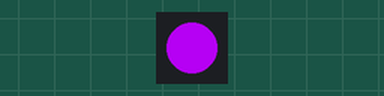
Recording of a sketch running on a simulated Arduino Uno, built with avr-gcc and run on an emulated ATmega328P. On the bench: 1 RGB LEDs in strip order, left to right. Dim RGB values are drawn brighter than linear; the strip is taken to match the declared colour order; random numbers use the default seed unless the sketch sets one.

Above: at 0.2 s.
At 26.38 s:
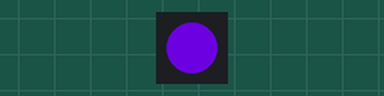
Timing chart, 0 to 40.0 s (numbered marks = the images above):
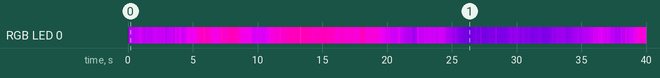

The sketch:

fairies.ino
```cpp
#include <Adafruit_NeoPixel.h>

// change this one later i guess?
#define LED_PIN 0
// remove this one later i guess?
#define PIXELS 1

#define SPEED 50 // how many ms to sleep between each color update

#define HOVER_POS_MIN 2 // min input to color gradient function
#define HOVER_POS_MAX 180 // max input to color gradient fnction
#define HOVER_STR_MAX 4 // max amt to influence position in color gradient per update (any direction)
uint8_t index = 130; // where in the gradient to start (should be inside HOVER_POS bounds)

#define FLARE_STR_MAX 2 // max amt to influece flare meter (any direction)
#define FLARE_THRESHOLD 30 // what value of flare meter that sets off a flare
#define FLARE_RESET 5 // where to reset flare meter after a flare's been set off
#define FLARE_EXTRA 25 // how much brighter is the flare
uint8_t flare_ticker = 10;

Adafruit_NeoPixel pixels(PIXELS, LED_PIN, NEO_RGB + NEO_KHZ800);

/*
 * Define color maps for R, G and B respectively. We can't store entire tables (no room) but it's possible to
 * store the points at least, and interpolate in real time. The arrays go like this: a position followed by a value,
 * repeating. so {0,0,255,255} would be a linear rise, {0,255,255,0} would be a linear fall,
 * {0,0, 128,255, 255,0} would be like a "triangle" /\ and so forth. The channels don't have to have their
 * points at the same places.
 *
 */
// must be of even and >= 4 length
uint8_t redData[] = {0, 0,
                     36, 0,
                     72, 51,
                     108, 106,
                     144, 195,
                     180, 255,
                     255, 255
                     };
uint8_t greenData[] = {0, 0,
                     36, 4,
                     72, 0,
                     144, 0,
                     180, 0, //180, 46,
                     216, 46, //216, 145,
                     255, 145
                     };
uint8_t blueData[] = {0, 0,
                     36, 77,
                     72, 131,
                     108, 189,
                     144, 233,
                     180, 183,
                     255, 183
                     };

// good old lerp to find a point on the line between two values
uint8_t lerp(uint8_t x1, uint8_t y1, uint8_t x2, uint8_t y2, uint8_t t) {
  float normalT = (t - x1) / (float)(x2 - x1);
  float inversT = 1 - normalT;
  // float lerp = (inversT * y1) + (normalT * y2);
  float lerp = y1 + (normalT * (y2 - y1));
  return (uint8_t) lerp;
}

/*
 * Find the value in "table" that corresponds to "position". Basically returns f(x) where "table" holds
 * the points that defines the function f (and "position" is x).
 */
uint8_t gradient(uint8_t position, uint8_t table[]) {
    uint8_t index = 2;
    while(position > table[index]) {
        index += 2;
    }
    uint8_t x1 = table[index-2];
    uint8_t y1 = table[index-1];
    uint8_t x2 = table[index];
    uint8_t y2 = table[index+1];
    return lerp(x1, y1, x2, y2, position);
}

//
// main program
//

void setup() {
  pixels.begin();
  pixels.clear();
}

boolean index_in_hover_range() {
  return (index >= HOVER_POS_MIN) && (index <= HOVER_POS_MAX);
}

uint32_t getColor(uint8_t i) {
  return pixels.Color(
    gradient(i, redData),
    gradient(i, greenData),
    gradient(i, blueData)
  );
}

void loop() {
  delay(SPEED);
  uint32_t color = getColor(index);

  if (index_in_hover_range()) {
    index += random(0-HOVER_STR_MAX, HOVER_STR_MAX+1);
    index = constrain(index, HOVER_POS_MIN, HOVER_POS_MAX);
  }

  flare_ticker += random(0-FLARE_STR_MAX, FLARE_STR_MAX+1);
  if (flare_ticker < 0) flare_ticker = 0;
  if (flare_ticker > FLARE_THRESHOLD) {
    flare_ticker = FLARE_RESET;
    color = getColor(min(index + FLARE_EXTRA, 255));
  }

  pixels.setPixelColor(0, color);
  pixels.show();
}
```
